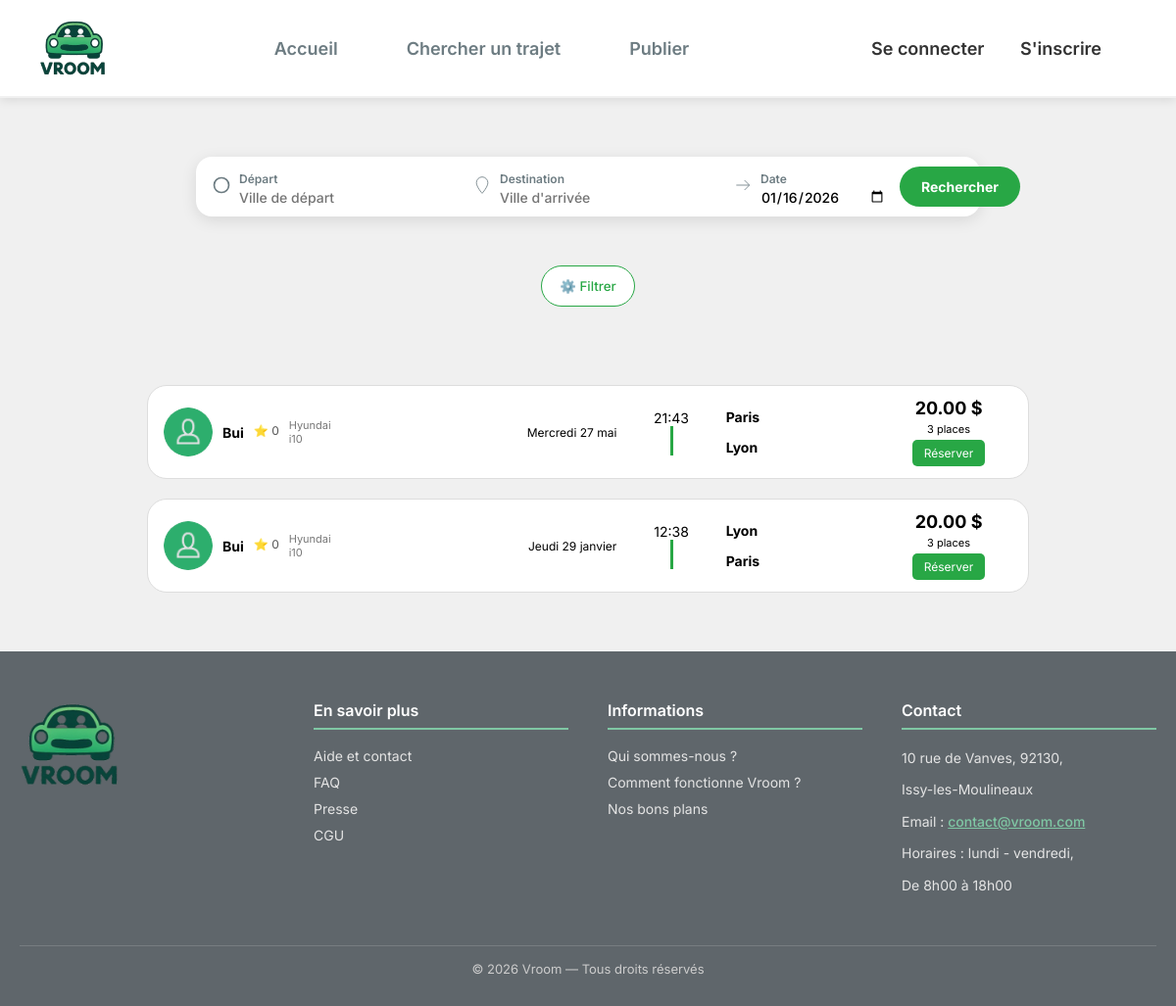
Before: /index.php?page=recherche_trajet with the older database file.
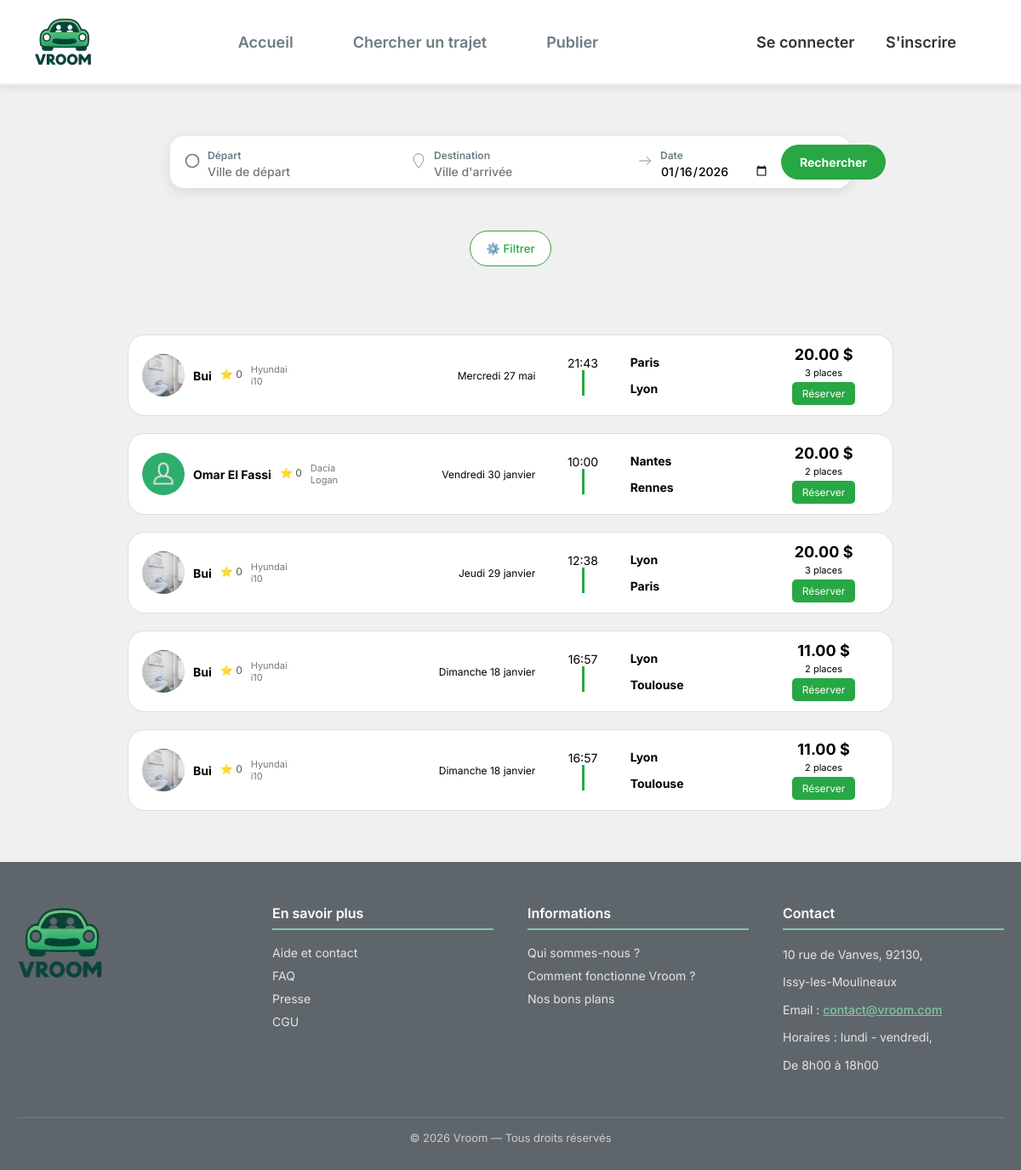
After: the same page with the newer database file.
### tables this page shows
CREATE TABLE `annonces` (
  `id` bigint(20) UNSIGNED NOT NULL,
  `id_conducteur` bigint(20) UNSIGNED NOT NULL,
  `date_depart` date NOT NULL,
  `heure_depart` time NOT NULL,
  `datetime_depart` datetime NOT NULL,
  `prix_par_personne` decimal(10,2) NOT NULL,
  `places_disponibles` int(11) NOT NULL,
  `description` text NOT NULL,
  `commentaires` text DEFAULT NULL,
  `id_ville_depart` bigint(20) UNSIGNED NOT NULL,
  `adresse_depart` varchar(255) NOT NULL,
  `id_ville_arrivee` bigint(20) UNSIGNED NOT NULL,
  `adresse_arrivee` varchar(255) NOT NULL,
  `statut` enum('active','complete','annulee','expiree') NOT NULL DEFAULT 'active',
  `date_creation` timestamp NOT NULL DEFAULT current_timestamp(),
  `heure_arrivee` time DEFAULT NULL,
  `date_arrivee` date DEFAULT NULL,
  `id_vehicule` bigint(20) UNSIGNED DEFAULT NULL
);

CREATE TABLE `utilisateurs` (
  `id` bigint(20) UNSIGNED NOT NULL,
  `nom` varchar(255) NOT NULL,
  `prenom` varchar(255) NOT NULL,
  `email` varchar(255) DEFAULT NULL,
  `telephone` varchar(20) DEFAULT NULL,
  `avatar` varchar(255) DEFAULT NULL,
  `biographie` text DEFAULT NULL,
  `mot_de_passe` varchar(255) NOT NULL,
  `token_notification` varchar(255) DEFAULT NULL,
  `premiere_connexion` tinyint(1) NOT NULL DEFAULT 1,
  `try_token` int(11) NOT NULL DEFAULT 0,
  `remember_token` varchar(100) DEFAULT NULL,
  `date_creation` timestamp NOT NULL DEFAULT current_timestamp(),
  `date_mise_a_jour` timestamp NOT NULL DEFAULT current_timestamp() ON UPDATE current_timestamp(),
  `note` float DEFAULT 0,
  `photo_profil` varchar(255) DEFAULT NULL
);

CREATE TABLE `vehicules` (
  `id` bigint(20) UNSIGNED NOT NULL,
  `id_utilisateur` bigint(20) UNSIGNED NOT NULL,
  `marque` varchar(100) NOT NULL,
  `modele` varchar(100) NOT NULL,
  `annee` year(4) NOT NULL,
  `couleur` varchar(50) NOT NULL,
  `matricule` varchar(50) NOT NULL,
  `date_creation` timestamp NOT NULL DEFAULT current_timestamp()
);

CREATE TABLE `ville` (
  `id` bigint(20) UNSIGNED NOT NULL,
  `nom` varchar(255) NOT NULL,
  `latitude` decimal(10,6) NOT NULL,
  `longitude` decimal(10,6) NOT NULL
);

CREATE TABLE `documents_utilisateur` (
  `id` bigint(20) UNSIGNED NOT NULL,
  `id_utilisateur` bigint(20) UNSIGNED NOT NULL,
  `type_document` enum('piece_identite','permis','carte_grise','assurance','justificatif_domicile','avatar') NOT NULL,
  `nom_fichier` varchar(255) NOT NULL,
  `chemin_fichier` varchar(255) NOT NULL,
  `mime_type` varchar(100) NOT NULL,
  `taille_fichier` int(11) NOT NULL,
  `statut` enum('en_attente','valide','refuse') DEFAULT 'en_attente',
  `date_expiration` date DEFAULT NULL,
  `date_creation` timestamp NOT NULL DEFAULT current_timestamp()
);

### Controleur/c_trajet.php (called while the page is built, shortened)
<?php
require_once __DIR__ . '/../Modele/annonces.php';
class c_recherche_trajet {
    public function afficher(): void {
        $annonces = Annonces::recherche_trajets();
        require __DIR__ . '/../Vue/head.php';
        require __DIR__ . '/../Vue/pages/v_recherche_trajet.php';
        require __DIR__ . '/../Vue/footer.php';
    }
}
?>

### Modele/annonces.php (called while the page is built, shortened)
<?php
class Annonces {
    public static function recherche_trajets(array $filters = [], string $sort = 'date_desc'): array {
        $trajets = [];
        $db = dbConnect();
        $sql = "SELECT id
                FROM annonces
                WHERE statut = :statut";
        $params = [
            ':statut' => 'active'
        ];
        switch ($sort) {
            case 'date_desc':
            default:
                $sql .= " ORDER BY date_depart DESC";
                break;
        }
        $stmt = $db->prepare($sql);
        $stmt->execute($params);
        while ($row = $stmt->fetch(PDO::FETCH_ASSOC)) {
            $trajets[] = [
                "id" => (int) $row["id"],
            ];
        }
        return $trajets;
    }
    public static function detail_trajet(int $id): ?array{
        $db = dbConnect();
        $sql = "
        SELECT
            a.id,
            a.date_depart,
            DATE_FORMAT(a.heure_depart, '%H:%i') AS heure_depart,
            a.prix_par_personne,
            a.places_disponibles,
            a.description,
            a.adresse_depart,
            a.adresse_arrivee,
            u.nom AS conducteur_nom,
            u.note AS conducteur_note,
            u.avatar,
            v.marque,
            v.modele,
            vd.nom AS ville_depart,
            va.nom AS ville_arrivee,
            d.chemin_fichier AS chemin_avatar
        FROM annonces a
        JOIN utilisateurs u ON a.id_conducteur = u.id
        LEFT JOIN documents_utilisateur d
            ON a.id_conducteur = d.id_utilisateur
            AND d.type_document = 'avatar'
        JOIN vehicules v ON a.id_vehicule = v.id
        JOIN ville vd ON a.id_ville_depart = vd.id
        JOIN ville va ON a.id_ville_arrivee = va.id
        WHERE a.id = :id
        ";
        $stmt = $db->prepare($sql);
        $stmt->execute(['id' => $id]);
        $annonce = $stmt->fetch(PDO::FETCH_ASSOC);
        return $annonce ?: null;
    }
}
?>

### Ressources/PHP/date_en_fr.php (called while the page is built, shortened)
<?php
function formatDateFr(string $date): string
{
    if (class_exists('IntlDateFormatter')) {
        $formatter = new IntlDateFormatter(
            'fr_FR',
            IntlDateFormatter::FULL,
            IntlDateFormatter::NONE,
            'Europe/Paris',
            IntlDateFormatter::GREGORIAN,
            'EEEE d MMMM'
        );
        return ucfirst($formatter->format(strtotime($date)));
    }
    $jours = [
        'Sunday' => 'Dimanche',
        'Monday' => 'Lundi',
        'Tuesday' => 'Mardi',
        'Wednesday' => 'Mercredi',
        'Thursday' => 'Jeudi',
        'Friday' => 'Vendredi',
        'Saturday' => 'Samedi'
    ];
    $mois = [
        'January' => 'janvier',
        'February' => 'février',
        'March' => 'mars',
        'April' => 'avril',
        'May' => 'mai',
        'June' => 'juin',
        'July' => 'juillet',
        'August' => 'août',
        'September' => 'septembre',
        'October' => 'octobre',
        'November' => 'novembre',
        'December' => 'décembre'
    ];
    $dateObj = new DateTime($date);
    return $jours[$dateObj->format('l')]
        . ' '
        . $dateObj->format('d')
        . ' '
        . $mois[$dateObj->format('F')];
}
?>

### Vue/pages/v_recherche_trajet.php (the view, shortened to what the rows shown need)
<body>
    <section class="trajets-container">
            <?php if (!empty($annonces)): ?>
                <?php foreach ($annonces as $annonce):
                    $trajet = Annonces::detail_trajet((int)$annonce['id']);
                    if (!$trajet) continue;
                ?>
                    <div class="trajet-ligne">
                        <div class="col-driver">
                            <div class="avatar">
                                <?php if (!empty($trajet["chemin_avatar"])): ?>
                                    <img src="<?= htmlspecialchars($trajet["chemin_avatar"]) ?>" alt="Avatar">
                                <?php else: ?>
                                    <img src="Ressources/Image/person_icon.png" alt="Avatar par défaut">
                                <?php endif; ?>
                            </div>
                            <div class="driver-name"><?= htmlspecialchars($trajet["conducteur_nom"] ?? '') ?></div>
                            <div class="driver-stars">⭐ <?= htmlspecialchars($trajet["conducteur_note"] ?? 0) ?></div>
                            <div class="driver-details">
                                <p><?= htmlspecialchars($trajet["marque"] ?? '') ?></p>
                                <p><?= htmlspecialchars($trajet["modele"] ?? '') ?></p>
                            </div>
                        </div>
                        <div class='col-date'>
                            <div class="date-trajet">
                                <?= htmlspecialchars(formatDateFr($trajet['date_depart'])) ?>
                            </div>
                        </div>
                        <div class="col-horaires">
                            <div class="time-block">
                                <span class="heure"><?= htmlspecialchars($trajet["heure_depart"]) ?></span>
                            </div>
                            <div >
                                <div class="bar"></div>
                            </div>
                        </div>
                        <div class="col-villes">
                            <div class="ville">
                                <h4><?= htmlspecialchars($trajet["ville_depart"] ?? '') ?></h4>
                            </div>
                            <div class="ville">
                                <h4><?= htmlspecialchars($trajet["ville_arrivee"] ?? '') ?></h4>
                            </div>
                        </div>
                        <div class="col-prix">
                            <div class="prix"><?= htmlspecialchars($trajet["prix_par_personne"] ?? '') ?> $</div>
                            <div class="prix-info"><?= htmlspecialchars($trajet["places_disponibles"] ?? '')?> places</div>
                            <button class="btn-reserver"
                                onclick="window.location.href='index.php?page=detail_trajet&id=<?= htmlspecialchars($trajet['id']) ?>'">
                                Réserver
                            </button>
                        </div>
                    </div>
                <?php endforeach; ?>
            <?php else: ?>
                <p>Aucun trajet trouvé</p>
            <?php endif; ?>
    </section>
</body>

Changed rows visible on the page:
now on this page (row edited): annonces: utilisateurs.nom "Omar El Fassi", utilisateurs.note "0", id_vehicule.marque "Dacia", id_vehicule.modele "Logan", date_depart "Vendredi 30 janvier", heure_depart "10:00", ville.nom "Nantes", ville.nom "Rennes", prix_par_personne "20.00", places_disponibles "2"
added annonces: documents_utilisateur.chemin_fichier (picture), utilisateurs.nom "Bui", utilisateurs.note "0", id_vehicule.marque "Hyundai", id_vehicule.modele "i10", date_depart "Dimanche 18 janvier", heure_depart "16:57", ville.nom "Lyon", ville.nom "Toulouse", prix_par_personne "11.00", places_disponibles "2"
added annonces: documents_utilisateur.chemin_fichier (picture), utilisateurs.nom "Bui", utilisateurs.note "0", id_vehicule.marque "Hyundai", id_vehicule.modele "i10", date_depart "Dimanche 18 janvier", heure_depart "16:57", ville.nom "Lyon", ville.nom "Toulouse", prix_par_personne "11.00", places_disponibles "2"
